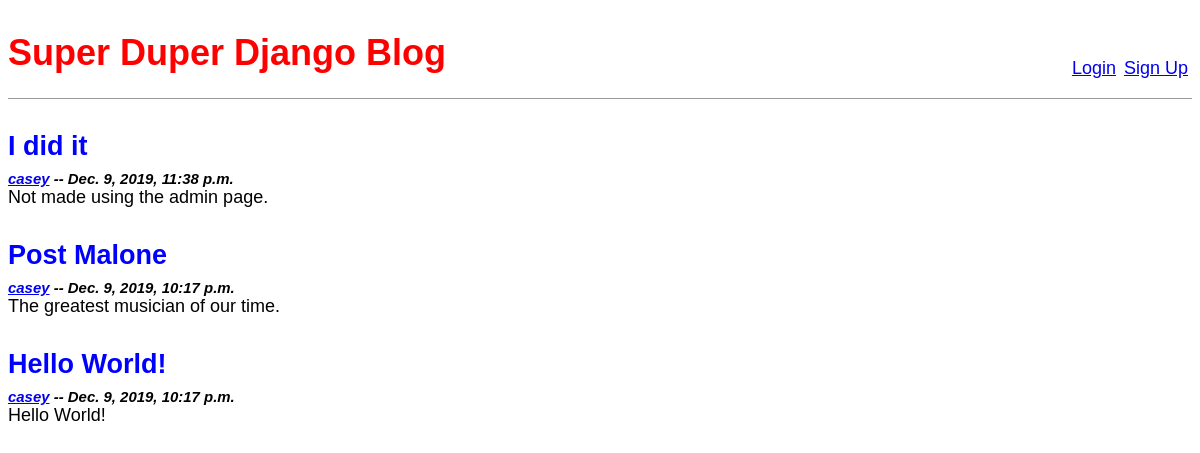
The page / on the database its author committed.
### posts/models.py (models this page shows, shortened)
class Post(models.Model):
    title = models.CharField(max_length=200)
    author = models.ForeignKey('auth.User', on_delete=models.CASCADE)
    created = models.DateTimeField(auto_now_add=True)
    updated = models.DateTimeField(auto_now=True)
    body = models.TextField()
    class Meta:
        ordering = ['-created']

### posts/views.py (the view)
# urls.py: path('', views.BlogListView.as_view(), name='home'),
class BlogListView(ListView):
    model = Post
    template_name = 'home.html'

### templates/home.html
{% extends 'base.html' %}
{% block content %}
    {% for post in object_list %}
        <div class="post-entry">
            <h2><a href="{% url 'posts:detail' post.id %}">{{ post.title }}</a></h2>
            <h5><em><a href="{% url 'users:profile' post.author.username %}">{{ post.author.username }}</a> -- {{ post.created }}</em></h5>
            <p>{{ post.body }}</p>
        </div>
    {% endfor %}
{% endblock content %}

### templates/base.html (shortened to what this page needs)
{% load static %}
<!DOCTYPE html>
<html>
    <head>
        <link rel="stylesheet" href="{% static 'css/base.css' %}">
    </head>
    <body>
        <header>
            <div class="nav-left"><h1><a href="{% url 'posts:home' %}">Super Duper Django Blog</h1>
            </div>
            <div class="nav-right">
                {% if user.is_authenticated %}
                <p>Hello, <a href="{% url 'users:profile' request.user.username %}">{{ request.user.username }}</a></p>
                <p><a href="{% url 'logout' %}">Logout</a></p>
                <p><a href="{% url 'posts:new' %}">+ New Blog Post</a></p>
                {% else %}
                <p><a href="{% url 'login' %}">Login</a></p>
                <p><a href="{% url 'users:signup' %}">Sign Up</a></p>
                {% endif %}
            </div>
        </header>
        <div class="container">
            {% block content %}
            {% endblock content %}
        </div>
    </body>
</html>

### static/css/base.css (style rules this page uses)
body { font-family: 'Source Sans Pro', sans-serif; font-size: 18px; }
header { border-bottom: 1px solid #999; margin-bottom: 2rem; display: flex; }
header h1 a { color: red; text-decoration: none; }
.nav-left { margin-right: auto; }
.nav-right { display: flex; padding-top: 2rem; }
.nav-right p { margin-left: .25rem; margin-right: .25rem; }
.post-entry { margin-bottom: 2rem; }
.post-entry h2 { margin: 0.5rem 0; }
.post-entry h2 a, .post-entry h2 a:visited { color: blue; text-decoration: none; }
.post-entry h5, .post-entry h6 { margin-top: 0; margin-bottom: 0; }
.post-entry p { margin: 0; font-weight: 400; }

### rows shown on the page
Post: title "I did it", author.username "casey", created "Dec. 9, 2019, 11:38 p.m.", body "Not made using the admin page."
Post: title "Post Malone", author.username "casey", created "Dec. 9, 2019, 10:17 p.m.", body "The greatest musician of our time."
Post: title "Hello World!", author.username "casey", created "Dec. 9, 2019, 10:17 p.m.", body "Hello World!"
